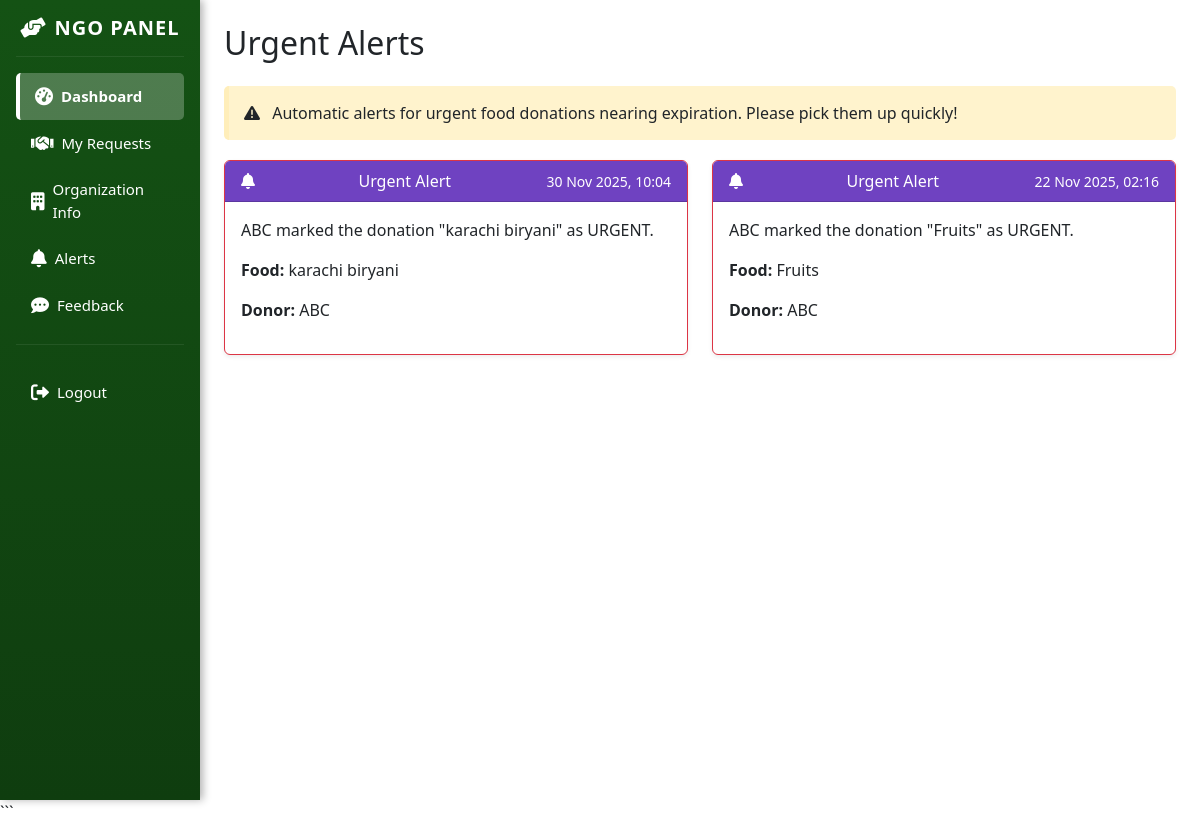
Screenshot of /urgent_alerts.php (signed in) with the database file from the repository.
### tables this page shows
CREATE TABLE `urgent_alerts` (
  `id` int(11) NOT NULL,
  `donor_id` int(11) NOT NULL,
  `donation_id` int(11) NOT NULL,
  `alert_message` text NOT NULL,
  `created_at` timestamp NOT NULL DEFAULT current_timestamp()
);

CREATE TABLE `food_donations` (
  `id` int(11) NOT NULL,
  `donor_id` int(11) NOT NULL,
  `food_name` varchar(255) NOT NULL,
  `category` enum('vegetables','fruits','dairy','meat','grains','prepared_food','beverages','snacks','frozen','canned','other') NOT NULL,
  `quantity` varchar(100) NOT NULL,
  `unit` enum('kg','lbs','servings','pieces','liters','boxes','bags','other') NOT NULL,
  `expiration_date` date NOT NULL,
  `pickup_time_start` time DEFAULT NULL,
  `pickup_time_end` time DEFAULT NULL,
  `special_instructions` text DEFAULT NULL,
  `food_safety_info` text DEFAULT NULL,
  `images` longtext DEFAULT NULL CHECK (json_valid(`images`)),
  `description` text DEFAULT NULL,
  `urgent` tinyint(1) NOT NULL DEFAULT 0,
  `estimated_value` decimal(10,2) DEFAULT NULL,
  `status` enum('available','requested','reserved','completed','expired','cancelled') DEFAULT 'available',
  `location_lat` decimal(10,8) DEFAULT NULL,
  `location_lng` decimal(11,8) DEFAULT NULL,
  `pickup_address` text DEFAULT NULL,
  `created_at` timestamp NOT NULL DEFAULT current_timestamp(),
  `updated_at` timestamp NOT NULL DEFAULT current_timestamp() ON UPDATE current_timestamp()
);

CREATE TABLE `donors` (
  `id` int(11) NOT NULL,
  `user_id` int(11) DEFAULT NULL,
  `business_name` varchar(255) NOT NULL,
  `contact_name` varchar(255) NOT NULL,
  `email` varchar(255) NOT NULL,
  `phone` varchar(20) NOT NULL,
  `business_type` enum('restaurant','grocery_store','bakery','catering','hotel','cafe','individual','other') NOT NULL,
  `address` text NOT NULL,
  `description` text DEFAULT NULL,
  `password` varchar(255) NOT NULL,
  `business_license` varchar(255) DEFAULT NULL,
  `operating_hours` longtext DEFAULT NULL CHECK (json_valid(`operating_hours`)),
  `status` enum('active','inactive','suspended') DEFAULT 'active',
  `email_verified` tinyint(1) DEFAULT 0,
  `created_at` timestamp NOT NULL DEFAULT current_timestamp(),
  `updated_at` timestamp NOT NULL DEFAULT current_timestamp() ON UPDATE current_timestamp(),
  `latitude` decimal(10,8) DEFAULT NULL,
  `longitude` decimal(11,8) DEFAULT NULL
);

### urgent_alerts.php (the view, shortened to what this page needs)
<?php
include 'config.php';
$sql = "SELECT ua.id, ua.alert_message, ua.created_at, fd.food_name, d.business_name AS donor_name
        FROM urgent_alerts ua
        JOIN food_donations fd ON ua.donation_id = fd.id
        JOIN donors d ON ua.donor_id = d.id
        ORDER BY ua.created_at DESC";
$result = $conn->query($sql);
?>
<!DOCTYPE html>
<html lang="en">
<head>
<link href="https://cdn.jsdelivr.net/npm/bootstrap@5.3.0/dist/css/bootstrap.min.css" rel="stylesheet">
<link href="https://cdnjs.cloudflare.com/ajax/libs/font-awesome/6.0.0/css/all.min.css" rel="stylesheet">
</head>
<body>
<div class="container-fluid">
<div class="row">
    <div class="col-md-2 p-0">
        <?php include 'sidebar_ngo.php'; ?>
    </div>
    <div class="col-md-10 p-4">
        <h2 class="mb-4">Urgent Alerts</h2>
        <div class="alert-instruction">
            <i class="fas fa-exclamation-triangle me-2"></i>
            Automatic alerts for urgent food donations nearing expiration. Please pick them up quickly!
        </div>
        <?php if ($result->num_rows == 0): ?>
            <div class="alert alert-info">No urgent alerts at the moment.</div>
        <?php else: ?>
            <div class="row row-cols-1 row-cols-md-2 g-4">
                <?php while ($alert = $result->fetch_assoc()): ?>
                    <div class="col">
                        <div class="card h-100 shadow-sm border-danger">
                            <div class="card-header d-flex justify-content-between align-items-center">
                                <i class="fas fa-bell me-2"></i> Urgent Alert
                                <small><?= date("d M Y, H:i", strtotime($alert['created_at'])); ?></small>
                            </div>
                            <div class="card-body">
                                <p><?= htmlspecialchars($alert['alert_message']); ?></p>
                                <p><strong>Food:</strong> <?= htmlspecialchars($alert['food_name']); ?></p>
                                <p><strong>Donor:</strong> <?= htmlspecialchars($alert['donor_name']); ?></p>
                            </div>
                        </div>
                    </div>
                <?php endwhile; ?>
            </div>
        <?php endif; ?>
    </div>
</div>
</div>
</body>
</html>

### urgent_alerts.php (style rules this page uses)
:root { --ngo-color:#6f42c1; }
.card-header { background: var(--ngo-color); color:white; }
.alert-instruction { background:#fff3cd; border-left: 5px solid #ffeeba; padding:15px; margin-bottom:20px; border-radius:5px; }

### rows the page displays
urgent_alerts: created_at "30 Nov 2025, 10:04", alert_message "ABC marked the donation \"karachi biryani\" as URGENT.", food_donations.food_name "karachi biryani", donor.business_name "ABC"
urgent_alerts: created_at "22 Nov 2025, 02:16", alert_message "ABC marked the donation \"Fruits\" as URGENT.", food_donations.food_name "Fruits", donor.business_name "ABC"
